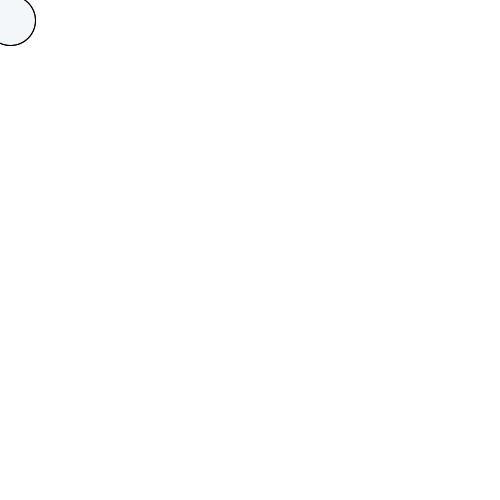
Frame 1 (no input)
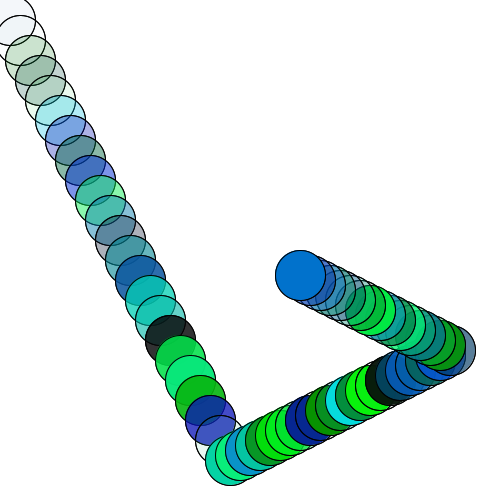
Frame 60 (the mouse pressed at the canvas centre just before this capture)
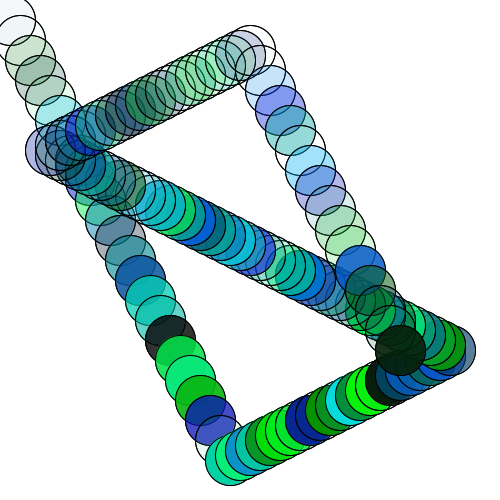
Frame 120 (the mouse held since frame 60 and released just before this capture)

The Processing sketch that drew these frames (run headless with seeded random() and noise(); from frame 60 on, the mouse is pressed at the canvas centre):

// Processing sketch: processing_27049
// ── processing_27049.pde

float y;
float x;
float yspeed = +5;
float xspeed = 0;

void setup(){
  size(500,500);
  background(255,255,255);
y = 0;
x = 0;
}

void draw(){
 if (y >= 450){
  yspeed=-5;
 }
 if (y <=50){
   yspeed=20;
 }
  
  if (x >= 450){
  xspeed=-10;
 }
 if (x <=50){
   xspeed=10;
 }
  y = y + yspeed;
  x = x + xspeed;
   fill(random(10),random(255),random(255),random(5));
   ellipse(x,y,50,50);
   fill(random(10),random(255),random(255),random(y));
  ellipse(x,y,50,50);
}
